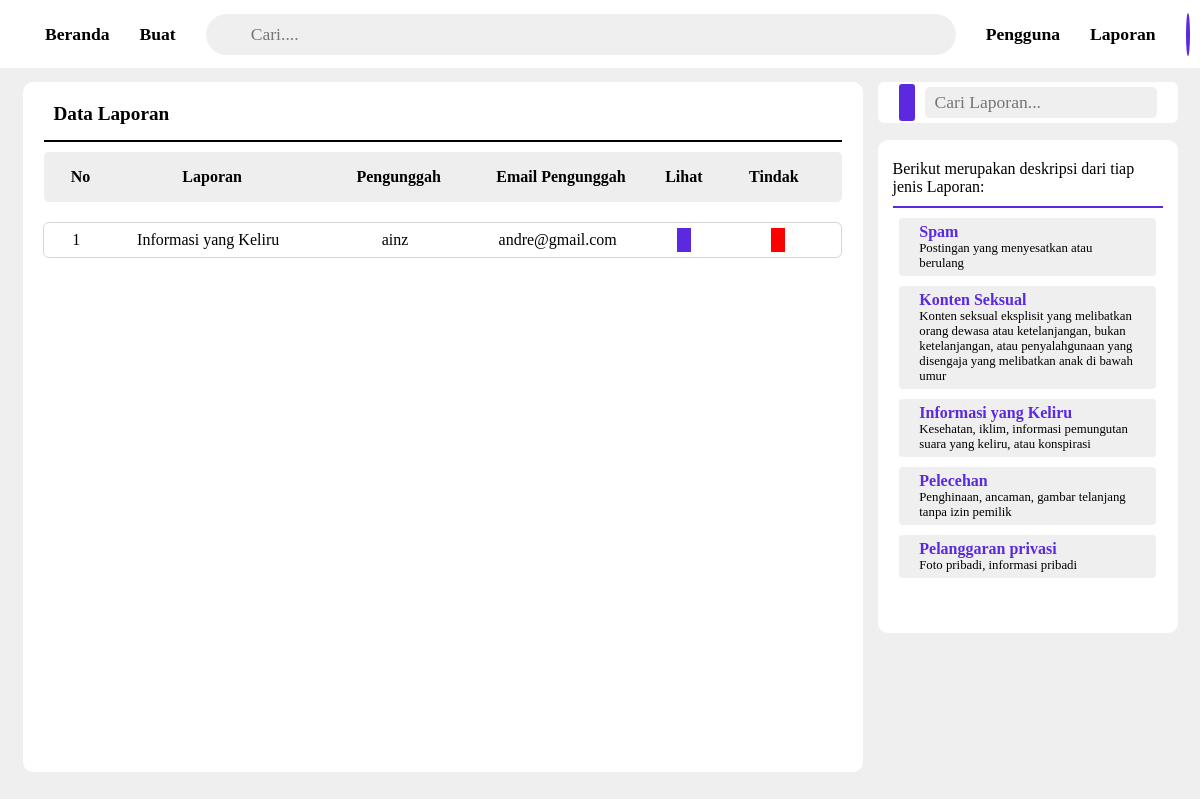
Page /admin_page/file_view/report.php (signed in) on the committed database.
### tables this page shows
CREATE TABLE `report` (
  `id_repo` int NOT NULL,
  `laporan` varchar(255) NOT NULL,
  `id_user` int NOT NULL,
  `id_foto` int NOT NULL,
  `username` varchar(255) NOT NULL,
  `email` varchar(255) NOT NULL
);

### admin_page/file_view/report.php (the view, shortened to what this page needs)
<?php session_start();
if ($_SESSION['username']) {
include '../proses/readuser.php';
?>
<!DOCTYPE html>
<html lang="en">
<head>
    <link rel="stylesheet" href="../style/report.css?v= <?php echo time(); ?>">
</head>
<body id="ok">
    <div class="pop" id="pop">
    </div>
    <div class="nav" id="navbar">
        <a href="home.php" class="brn">
            Beranda
        </a>
        <a href="buat.php" class="brn">
            Buat
        </a>
        <div class="src">
            <input type="text" name="" id="src" placeholder="Cari...." onkeypress="handleKeyPress(event)">
        </div>
        <a href="user.php" class="brn">
            Pengguna
        </a>
        <a href="report.php" class="brn">
            Laporan
        </a>
        <a href="profile.php" class="prf">
        </a>
    </div>
    <div class="wrap">
        <div class="wrp1">
            <div class="sob">
                <span><ion-icon name="alert-circle-outline"></ion-icon></span>
                <p>Data Laporan</p>
            </div>
            <div class="hint">
                <div class="lis">No</div>
                <div class="lis">Laporan</div>
                <div class="lis">Pengunggah</div>
                <div class="lis">Email Pengunggah</div>
                <div class="lis">Lihat</div>
                <div class="lis">Tindak</div>
            </div>
            <div class="dat">
                <?php
                $no = 1;
                $query = "SELECT * FROM report";
                $rep = mysqli_query($koneksi, $query);
                while($shw = mysqli_fetch_assoc($rep)){
                    $id_foto = $shw["id_foto"];
                ?>
                <div class="con">
                    <div class="cit"><?php echo $no++ ?></div>
                    <div class="cit"><?php echo $shw["laporan"] ?></div>
                    <div class="cit"><?php echo $shw["username"] ?></div>
                    <div class="cit"><?php echo $shw["email"] ?></div>
                    <div class="cit see" data-foto-id = "<?php echo $id_foto ?>"><span><ion-icon name="eye-outline"></ion-icon></span></div>
                    <div class="cit del" onclick="confirmDelete()" data-foto-id = "<?php echo $id_foto ?>"><span><ion-icon name="trash-outline"></ion-icon></span></div>
                </div>
                <?php } ?>
            </div>
        </div>
        <div class="wrp2">
            <div class="sec">
                <span><ion-icon name="search"></ion-icon></span>
                <input type="text" id="doom" placeholder="Cari Laporan...">
            </div>
            <div class="add">
                <div class="ler">
                    Berikut merupakan deskripsi dari tiap jenis Laporan:
                </div>
                <div class="set">
                    <div class="lap">
                        <p>Spam</p>
                        <p>Postingan yang menyesatkan atau berulang</p>
                    </div>
                    <div class="lap">
                        <p>Konten Seksual</p>
                        <p>Konten seksual eksplisit yang melibatkan orang dewasa atau ketelanjangan, bukan ketelanjangan, atau penyalahgunaan yang disengaja yang melibatkan anak di bawah umur</p>
                    </div>
                    <div class="lap">
                        <p>Informasi yang Keliru</p>
                        <p>Kesehatan, iklim, informasi pemungutan suara yang keliru, atau konspirasi</p>
                    </div>
                    <div class="lap">
                        <p>Pelecehan</p>
                        <p>Penghinaan, ancaman, gambar telanjang tanpa izin pemilik</p>
                    </div>
                    <div class="lap">
                        <p>Pelanggaran privasi</p>
                        <p>Foto pribadi, informasi pribadi</p>
                    </div>
                </div>
            </div>
        </div>
    </div>
</body>
</html>
<?php } ?>

### admin_page/style/report.css (style rules this page uses)
* { margin: 0px; padding: 0px; font-family: 'poppins'; box-sizing: border-box; }
body { position: relative; background: #eeee; }
:root { --back-clr: #00000010; --blck-clr:#000000; --ligh-clr:#8282ff48; --blue-clr:#5a29e0; --hov-clr:#6c36ffaf; --wht-clr:#fff; }
.pop { transform: translateY(-800px); position: fixed; border: 0px solid; width: 100%; height: 99vh; z-index: 3; transition: 0.2s linear; }
.nav { position: fixed; background-color: #fff; border: 0px solid; height: 68px; width: 100%; display: flex; align-items: center; z-index: 2; gap: 30px; padding: 0px 15px; margin-top: -75px; transition: box-shadow 0.3s ease; }
.brn { text-decoration: none; font-size: 1.1rem; font-weight: 600; color: var(--blck-clr); display: flex; align-items: center; }
#src { padding: 10px 15px 10px 45px; width: 750px; font-size: 1.1rem; border: none; background: var(--back-clr); border-radius: 50px; transition: 0.1s linear; }
.prf { text-decoration: none; border: 2px solid var(--blue-clr); color: var(--blck-clr); background:#fff; width: 43px; height: 43px; border-radius: 50%; overflow: hidden; text-align: center; }
.wrap { border: 0px solid; margin: 75px 0px 0px 0px; width: 100%; height: 88vh; display: flex; gap: 15px; align-items: center; justify-content: center; }
.wrp1 { border: 0px solid; background: #fff; width: 70%; height: 98%; border-radius: 10px; }
.sob { border-bottom: 2px solid; padding: 10px 0px 5px 0px; width: 95%; height: fit-content; margin: 0px auto; display: flex; align-items: center; }
.sob p { font-weight: 600; font-size: 1.2rem; }
.hint { position: relative; border: 0px solid; padding: 0px 15px; width: 95%; margin: 10px auto; height: 50px; border-radius: 5px; background: #eeeeeef8; display: flex; align-items: center; }
.lis { font-weight: 600; }
.lis:nth-of-type(1) { text-align: center; width: 50px; }
.lis:nth-of-type(2) { text-align: center; width: 250px; }
.lis:nth-of-type(3) { text-align: center; width: 175px; }
.lis:nth-of-type(4) { text-align: center; width: 195px; }
.lis:nth-of-type(5) { text-align: center; width: 85px; }
.lis:nth-of-type(6) { text-align: center; width: 120px; }
.dat { border: 0px solid; margin: 0px auto; width: 98%; height: 75%; overflow-y: scroll; }
.con { display: flex; align-items: center; margin: 10px auto; width: 97%; border: 1.5px solid #cccc; height: fit-content; padding: 5px 10px; border-radius: 6px; }
.cit { font-weight: 430; text-overflow: ellipsis; overflow: hidden; white-space:unset; }
.see span ion-icon { cursor: pointer; border: 1px solid; margin-top: 10px; padding: 7px; background: var(--blue-clr); border-radius: 5px; color: #fff; font-size: 1.3rem; }
.del span ion-icon { cursor: pointer; border: 1px solid; --ionicon-stroke-width: 35px; margin-top: 10px; padding: 7px; background: red; border-radius: 5px; color: #fff; font-size: 1.3rem; }
.cit:nth-of-type(1) { text-align: center; width: 50px; }
.cit:nth-of-type(2) { text-align: center; width: 250px; }
.cit:nth-of-type(3) { text-align: center; width: 175px; }
.cit:nth-of-type(4) { text-align: center; width: 195px; }
.cit:nth-of-type(5) { text-align: center; width: 93px; }
.cit:nth-of-type(6) { text-align: center; width: 120px; }
.wrp2 { border: 0px solid; width: 25%; height: 98%; border-radius: 8px; }
.sec { border: 0px solid; border-radius: 6px; background: #fff; margin-bottom: 17px; padding: 5px; display: flex; align-items: center; justify-content: center; }
.sec input { font-size: 1.1rem; padding: 5px 10px; border-radius: 5px; border: 0px solid; background: #eeee; width: 80%; }
.sec span ion-icon { margin-top: 7px; border: 0px solid; color: #fff; background: var(--blue-clr); margin-right: 10px; padding: 8px; border-radius: 3px; font-size: 1.2rem; --ionicon-stroke-width: 45px; }
.add { border: 0px solid; width:100%; background: #fff; border-radius: 10px; height: fit-content; padding: 20px 0px 20px 0px; }
.ler { border-bottom: 2px solid var(--blue-clr); width: 90%; margin: 0px auto; font-weight: 500; padding-bottom: 10px; }
.set { border: 0px solid; height: 405px; width: 95%; margin: 0px auto; overflow-y: scroll; }
.lap { border: 0px solid; background: #eeee; border-radius: 4px; margin: 10px auto; width: 90%; height: fit-content; padding: 5px 20px; }
.lap p:nth-of-type(1) { font-weight: 600; color: var(--blue-clr); }
.lap p:nth-of-type(2) { font-weight: 400; font-size: 0.8rem; }

### rows in the picture
report: laporan "Informasi yang Keliru", username "ainz", email "andre@gmail.com"
